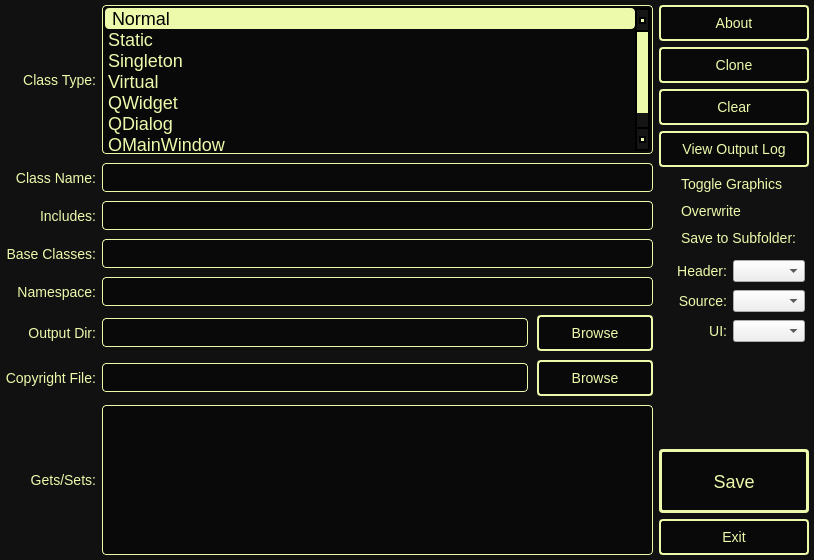
<?xml version="1.0" encoding="UTF-8"?>
<ui version="4.0">
 <class>UISourceGen</class>
 <widget class="QDialog" name="UISourceGen">
  <property name="geometry">
   <rect>
    <x>0</x>
    <y>0</y>
    <width>814</width>
    <height>560</height>
   </rect>
  </property>
  <property name="windowTitle">
   <string>SourceGen Alpha (11/12/2016)</string>
  </property>
  <property name="styleSheet">
   <string notr="true">QCheckBox
{
font-size:14px;
}
QLabel
{
font-size:14px;
}
#m_btnExit
{
}

#m_btnExit::hover
{
	color:black;
    border:2px solid #ffaaaa; 
	background:#ffaaaa;
}

#m_btnSave
{
	width:128px;
	font-size:18px;
	padding:8px;
    border-width:3px;
}

#m_btnSave::hover
{
	color:black;
	background:#bbffbb;
	border:3px solid #bbffbb;
}


QDialog
{
	background:#111;
	color:#eefaab;
}

QPushButton
{
	padding:8px;
	border:2px solid #eefaab;
	color:#eefaab;
	border-radius:4px;
    width:96px;
    background:#77000000;
	font-size:14px;
}

QPushButton::hover
{
	background: #eefaab;
	color:black;
}

QLineEdit,QListWidget,QPlainTextEdit
{
	color:#eefaab;
	border:1px solid #eefaab;
	border-radius:4px;
	font-size:18px;
	padding:2px;
background:#77000000;
}

QLineEdit::disabled,QListWidget::disabled,QPlainTextEdit::disabled
{
   background:#77000000;
	color:#333;
	border:1px solid #333;
	border-radius:4px;
	font-size:18px;
	padding:2px;
}

QListWidget::item:selected
{
	background:#eefaab;
	color:black;
	border-radius:4px;
	padding:4px;
	height:28px;
}

QCheckBox
{
	background:transparent;
	color:#eefaab;
	padding:2px;
}

QCheckBox::indicator
{
	color:#eefaab;
}

QLabel
{
	color:#eefaab;
}

QCheckBox::label
{
	color:#eefaab;
}



 QScrollBar:vertical 
{
     border: 2px solid black;
     background:  #77222222;
     width: 15px;
     margin: 22px 0 22px 0;
 }

 QScrollBar::handle:vertical 
{
     background: #eefaab;
     min-height: 20px;
 }

 QScrollBar::add-line:vertical
 {
      border: 2px solid black;
     background:  #77222222;
     height: 20px;
     subcontrol-position: bottom;
     subcontrol-origin: margin;
 }

QScrollBar::sub-line:vertical 
{
     border: 2px solid black;
     background:  #77222222;
     height: 20px;
     subcontrol-position: top;
     subcontrol-origin: margin;
 }

QScrollBar::up-arrow:vertical, QScrollBar::down-arrow:vertical 
{
      border: 2px solid black;
     width: 3px;
     height: 3px;
     background: #eefaab;
 }

 QScrollBar::add-page:vertical, QScrollBar::sub-page:vertical 
{
     background: none;
 }

</string>
  </property>
  <layout class="QVBoxLayout" name="verticalLayout_3">
   <property name="leftMargin">
    <number>2</number>
   </property>
   <property name="topMargin">
    <number>2</number>
   </property>
   <property name="rightMargin">
    <number>2</number>
   </property>
   <property name="bottomMargin">
    <number>2</number>
   </property>
   <item>
    <layout class="QHBoxLayout" name="horizontalLayout_2">
     <property name="leftMargin">
      <number>3</number>
     </property>
     <property name="topMargin">
      <number>3</number>
     </property>
     <property name="rightMargin">
      <number>3</number>
     </property>
     <property name="bottomMargin">
      <number>3</number>
     </property>
     <item>
      <layout class="QGridLayout" name="gridLayout">
       <property name="verticalSpacing">
        <number>9</number>
       </property>
       <item row="5" column="1">
        <widget class="QLineEdit" name="m_txtNamespace"/>
       </item>
       <item row="4" column="1">
        <widget class="QLineEdit" name="m_txtInherits"/>
       </item>
       <item row="2" column="1">
        <widget class="QLineEdit" name="m_txtClass"/>
       </item>
       <item row="7" column="1">
        <layout class="QHBoxLayout" name="horizontalLayout">
         <property name="spacing">
          <number>9</number>
         </property>
         <item>
          <widget class="QLineEdit" name="m_txtOutputDir"/>
         </item>
         <item>
          <widget class="QPushButton" name="m_btnBrowse">
           <property name="font">
            <font>
             <pointsize>-1</pointsize>
            </font>
           </property>
           <property name="text">
            <string>Browse</string>
           </property>
          </widget>
         </item>
        </layout>
       </item>
       <item row="2" column="0">
        <widget class="QLabel" name="label_2">
         <property name="font">
          <font>
           <pointsize>-1</pointsize>
          </font>
         </property>
         <property name="text">
          <string>Class Name:</string>
         </property>
         <property name="alignment">
          <set>Qt::AlignRight|Qt::AlignTrailing|Qt::AlignVCenter</set>
         </property>
        </widget>
       </item>
       <item row="3" column="1">
        <widget class="QLineEdit" name="m_txtIncludes"/>
       </item>
       <item row="9" column="0">
        <widget class="QLabel" name="label_7">
         <property name="font">
          <font>
           <pointsize>-1</pointsize>
          </font>
         </property>
         <property name="text">
          <string>Gets/Sets:</string>
         </property>
         <property name="alignment">
          <set>Qt::AlignRight|Qt::AlignTrailing|Qt::AlignVCenter</set>
         </property>
        </widget>
       </item>
       <item row="7" column="0">
        <widget class="QLabel" name="label_4">
         <property name="font">
          <font>
           <pointsize>-1</pointsize>
          </font>
         </property>
         <property name="text">
          <string>Output Dir:</string>
         </property>
         <property name="alignment">
          <set>Qt::AlignRight|Qt::AlignTrailing|Qt::AlignVCenter</set>
         </property>
        </widget>
       </item>
       <item row="8" column="1">
        <layout class="QHBoxLayout" name="horizontalLayout_3">
         <property name="spacing">
          <number>9</number>
         </property>
         <item>
          <widget class="QLineEdit" name="m_txtCopyright"/>
         </item>
         <item>
          <widget class="QPushButton" name="m_btnBrowseCopyright">
           <property name="text">
            <string>Browse</string>
           </property>
          </widget>
         </item>
        </layout>
       </item>
       <item row="1" column="0">
        <widget class="QLabel" name="label">
         <property name="font">
          <font>
           <pointsize>-1</pointsize>
          </font>
         </property>
         <property name="text">
          <string>Class Type:</string>
         </property>
         <property name="alignment">
          <set>Qt::AlignRight|Qt::AlignTrailing|Qt::AlignVCenter</set>
         </property>
        </widget>
       </item>
       <item row="3" column="0">
        <widget class="QLabel" name="label_8">
         <property name="font">
          <font>
           <pointsize>-1</pointsize>
          </font>
         </property>
         <property name="whatsThis">
          <string>&lt;html&gt;&lt;head/&gt;&lt;body&gt;&lt;p&gt;Comma seperated list of include directives to go in the header file.&lt;/p&gt;&lt;p&gt;&lt;br/&gt;&lt;/p&gt;&lt;p&gt;Format: &amp;lt;file.h&amp;gt; or &amp;quot;file.h&amp;quot;&lt;/p&gt;&lt;p&gt;Example: &amp;lt;file.h&amp;gt;, &amp;quot;file.h&amp;quot;&lt;/p&gt;&lt;/body&gt;&lt;/html&gt;</string>
         </property>
         <property name="text">
          <string>Includes:</string>
         </property>
         <property name="alignment">
          <set>Qt::AlignRight|Qt::AlignTrailing|Qt::AlignVCenter</set>
         </property>
        </widget>
       </item>
       <item row="9" column="1">
        <widget class="QPlainTextEdit" name="m_txtGetSet"/>
       </item>
       <item row="1" column="1">
        <widget class="QListWidget" name="m_lstTypes">
         <property name="currentRow">
          <number>0</number>
         </property>
         <item>
          <property name="text">
           <string>Normal</string>
          </property>
         </item>
         <item>
          <property name="text">
           <string>Static</string>
          </property>
         </item>
         <item>
          <property name="text">
           <string>Singleton</string>
          </property>
         </item>
         <item>
          <property name="text">
           <string>Virtual</string>
          </property>
         </item>
         <item>
          <property name="text">
           <string>QWidget</string>
          </property>
         </item>
         <item>
          <property name="text">
           <string>QDialog</string>
          </property>
         </item>
         <item>
          <property name="text">
           <string>QMainWindow</string>
          </property>
         </item>
        </widget>
       </item>
       <item row="5" column="0">
        <widget class="QLabel" name="label_3">
         <property name="font">
          <font>
           <pointsize>-1</pointsize>
          </font>
         </property>
         <property name="text">
          <string>Namespace:</string>
         </property>
         <property name="alignment">
          <set>Qt::AlignRight|Qt::AlignTrailing|Qt::AlignVCenter</set>
         </property>
        </widget>
       </item>
       <item row="4" column="0">
        <widget class="QLabel" name="label_6">
         <property name="font">
          <font>
           <pointsize>-1</pointsize>
          </font>
         </property>
         <property name="text">
          <string>Base Classes:</string>
         </property>
         <property name="alignment">
          <set>Qt::AlignRight|Qt::AlignTrailing|Qt::AlignVCenter</set>
         </property>
        </widget>
       </item>
       <item row="8" column="0">
        <widget class="QLabel" name="label_9">
         <property name="text">
          <string>Copyright File:</string>
         </property>
         <property name="alignment">
          <set>Qt::AlignRight|Qt::AlignTrailing|Qt::AlignVCenter</set>
         </property>
        </widget>
       </item>
      </layout>
     </item>
     <item>
      <layout class="QVBoxLayout" name="verticalLayout">
       <item>
        <widget class="QPushButton" name="m_btnAbout">
         <property name="font">
          <font>
           <pointsize>-1</pointsize>
          </font>
         </property>
         <property name="text">
          <string>About</string>
         </property>
        </widget>
       </item>
       <item>
        <widget class="QPushButton" name="m_btnClone">
         <property name="font">
          <font>
           <pointsize>-1</pointsize>
          </font>
         </property>
         <property name="text">
          <string>Clone</string>
         </property>
        </widget>
       </item>
       <item>
        <widget class="QPushButton" name="m_btnClear">
         <property name="font">
          <font>
           <pointsize>-1</pointsize>
          </font>
         </property>
         <property name="text">
          <string>Clear</string>
         </property>
        </widget>
       </item>
       <item>
        <widget class="QPushButton" name="m_btnOutputLog">
         <property name="text">
          <string>View Output Log</string>
         </property>
        </widget>
       </item>
       <item>
        <widget class="QCheckBox" name="m_chkDisableGraphics">
         <property name="text">
          <string>Toggle Graphics</string>
         </property>
        </widget>
       </item>
       <item>
        <widget class="QCheckBox" name="m_chkOverwrite">
         <property name="font">
          <font>
           <pointsize>-1</pointsize>
          </font>
         </property>
         <property name="text">
          <string>Overwrite</string>
         </property>
        </widget>
       </item>
       <item>
        <widget class="QCheckBox" name="m_chkSaveToSubfolder">
         <property name="text">
          <string>Save to Subfolder:</string>
         </property>
        </widget>
       </item>
       <item>
        <layout class="QVBoxLayout" name="verticalLayout_2">
         <item>
          <widget class="QFrame" name="m_frmSubFolder">
           <property name="sizePolicy">
            <sizepolicy hsizetype="Preferred" vsizetype="Expanding">
             <horstretch>0</horstretch>
             <verstretch>0</verstretch>
            </sizepolicy>
           </property>
           <layout class="QGridLayout" name="gridLayout_2">
            <property name="leftMargin">
             <number>4</number>
            </property>
            <property name="topMargin">
             <number>4</number>
            </property>
            <property name="rightMargin">
             <number>4</number>
            </property>
            <property name="bottomMargin">
             <number>4</number>
            </property>
            <item row="2" column="0">
             <widget class="QLabel" name="label_10">
              <property name="text">
               <string>Source:</string>
              </property>
              <property name="alignment">
               <set>Qt::AlignRight|Qt::AlignTrailing|Qt::AlignVCenter</set>
              </property>
             </widget>
            </item>
            <item row="1" column="1">
             <widget class="QComboBox" name="m_cmbHeaderFolder">
              <property name="sizePolicy">
               <sizepolicy hsizetype="Preferred" vsizetype="Fixed">
                <horstretch>0</horstretch>
                <verstretch>0</verstretch>
               </sizepolicy>
              </property>
             </widget>
            </item>
            <item row="3" column="1">
             <widget class="QComboBox" name="m_cmbUIFolder">
              <property name="sizePolicy">
               <sizepolicy hsizetype="Preferred" vsizetype="Fixed">
                <horstretch>0</horstretch>
                <verstretch>0</verstretch>
               </sizepolicy>
              </property>
             </widget>
            </item>
            <item row="3" column="0">
             <widget class="QLabel" name="label_11">
              <property name="text">
               <string>UI:</string>
              </property>
              <property name="alignment">
               <set>Qt::AlignRight|Qt::AlignTrailing|Qt::AlignVCenter</set>
              </property>
             </widget>
            </item>
            <item row="2" column="1">
             <widget class="QComboBox" name="m_cmbSourceFolder">
              <property name="sizePolicy">
               <sizepolicy hsizetype="Preferred" vsizetype="Fixed">
                <horstretch>0</horstretch>
                <verstretch>0</verstretch>
               </sizepolicy>
              </property>
             </widget>
            </item>
            <item row="1" column="0">
             <widget class="QLabel" name="label_5">
              <property name="text">
               <string>Header:</string>
              </property>
              <property name="alignment">
               <set>Qt::AlignRight|Qt::AlignTrailing|Qt::AlignVCenter</set>
              </property>
             </widget>
            </item>
           </layout>
          </widget>
         </item>
        </layout>
       </item>
       <item>
        <spacer name="verticalSpacer">
         <property name="orientation">
          <enum>Qt::Vertical</enum>
         </property>
         <property name="sizeType">
          <enum>QSizePolicy::Expanding</enum>
         </property>
         <property name="sizeHint" stdset="0">
          <size>
           <width>20</width>
           <height>8</height>
          </size>
         </property>
        </spacer>
       </item>
       <item>
        <widget class="QPushButton" name="m_btnSave">
         <property name="minimumSize">
          <size>
           <width>0</width>
           <height>64</height>
          </size>
         </property>
         <property name="text">
          <string>Save</string>
         </property>
        </widget>
       </item>
       <item>
        <widget class="QPushButton" name="m_btnExit">
         <property name="font">
          <font>
           <pointsize>-1</pointsize>
          </font>
         </property>
         <property name="text">
          <string>Exit</string>
         </property>
        </widget>
       </item>
      </layout>
     </item>
    </layout>
   </item>
  </layout>
 </widget>
 <tabstops>
  <tabstop>m_lstTypes</tabstop>
  <tabstop>m_txtClass</tabstop>
  <tabstop>m_txtIncludes</tabstop>
  <tabstop>m_txtInherits</tabstop>
  <tabstop>m_txtNamespace</tabstop>
  <tabstop>m_txtOutputDir</tabstop>
  <tabstop>m_btnBrowse</tabstop>
 </tabstops>
 <resources/>
 <connections/>
</ui>
